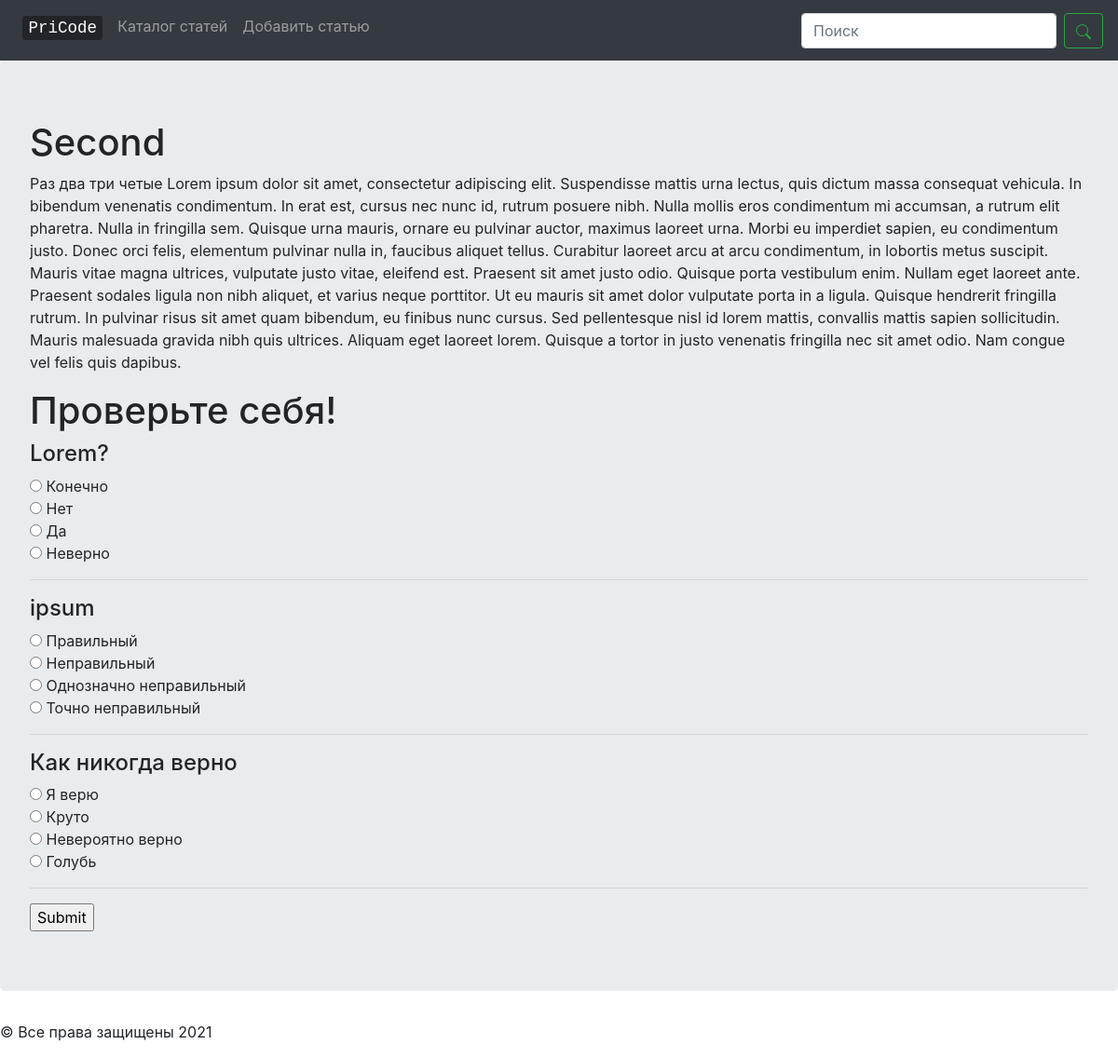
Screenshot of /article/2/ with the database file from the repository.
### courses/models.py (models this page shows)
class Article(models.Model):
    article_title = models.TextField(default='')
    article_text = models.TextField(default='')

class Question(models.Model):
    article = models.ForeignKey(Article, on_delete=models.CASCADE)
    question_text = models.TextField(default='')

class Choice(models.Model):
    question = models.ForeignKey(Question, on_delete=models.CASCADE)
    choice_text = models.TextField(default='')
    choise_isRight = models.BooleanField(default=False)

### courses/views.py (the view, shortened to what this page needs)
# urls.py: path('article/<int:article_id>/', views.show_article, name='show_article'),
def show_article(request, article_id):
    info = Article.objects.get(id=article_id)
    article_title = info.article_title
    article_text = info.article_text
    questions_data = []
    info_question = Question.objects.all().filter(article=info)
    for question in info_question:
        choices = Choice.objects.all().filter(question=question)
        choices_data = []
        for choice in choices:
            choices_data.append(ChoiceData(
                choice_id=choice.id, choice_text=choice.choice_text, choise_isRight=choice.choise_isRight))
        questions_data.append(QuestionData(
            question_id=question.id, question_text=question.question_text, choices=choices_data))
    data = ArticleData(
        article_id=article_id, # содержит айди статьи, которая будет просматриваться
        article_text=article_text, # текст этой статьи
        article_title=article_title, # название статьи
        questions=questions_data,) # вопросы к статье. Вопросы содержат список вариантов ответа
    percent = -1; # изначально результата нет
    return render(request, 'courses/show_article.html', {'article': data, 'result': percent})

### courses/templates/courses/show_article.html (shortened to what this page needs)
{% extends "courses/_Layout.html" %}
{% block content %}
<div class = "jumbotron">
    <h1>{{ article.article_title }}</h1>
    <p>{{ article.article_text }}</p>
    <h1>Проверьте себя!</h1>
    <form method="POST"> {% csrf_token %}
        <div>
            {% for qst in article.questions %}
                <h4> {{ qst.question_text }}</h4>
                {% for choice in qst.choices %}
                    <input type="radio" name={{qst.question_id}} value={{choice.choice_id}} required>
                        {{ choice.choice_text }}
                    <br>
                {% endfor %}
                <hr>
            {% endfor %}
        </div>
        <input type="submit"></input>
    </form>
</div>
{% endblock %}

### rows the page displays
Article: article_title "Second", article_text "Раз два три четые Lorem ipsum dolor sit amet, consectetur adipiscing elit. Suspendisse mattis urna lectus, quis dictum massa consequat vehicula. In bibendum venenatis condimentum. In erat est, cursus nec nunc id, rutrum posuere nibh. Nulla mollis eros condimentum mi accumsan, a rutrum elit pharetra. Nulla in fringilla sem. Quisque urna mauris, ornare eu pulvinar auctor, maximus laoreet urna. Morbi eu imperdiet sapien, eu condimentum justo. Donec orci felis, elementum pulvinar nulla in, faucibus aliquet tellus. Curabitur laoreet arcu at arcu condimentum, in lobortis metus suscipit. Mauris vitae magna ultrices, vulputate justo vitae, eleifend est. Praesent sit amet justo odio. Quisque porta…"
Question: question_text "Lorem?"
Choice: choice_text "Конечно"
Choice: choice_text "Нет"
Choice: choice_text "Да"
Choice: choice_text "Неверно"
Question: question_text "ipsum"
Choice: choice_text "Правильный"
Choice: choice_text "Неправильный"
Choice: choice_text "Однозначно неправильный"
Choice: choice_text "Точно неправильный"
Question: question_text "Как никогда верно"
Choice: choice_text "Я верю"
Choice: choice_text "Круто"
Choice: choice_text "Невероятно верно"
Choice: choice_text "Голубь"
